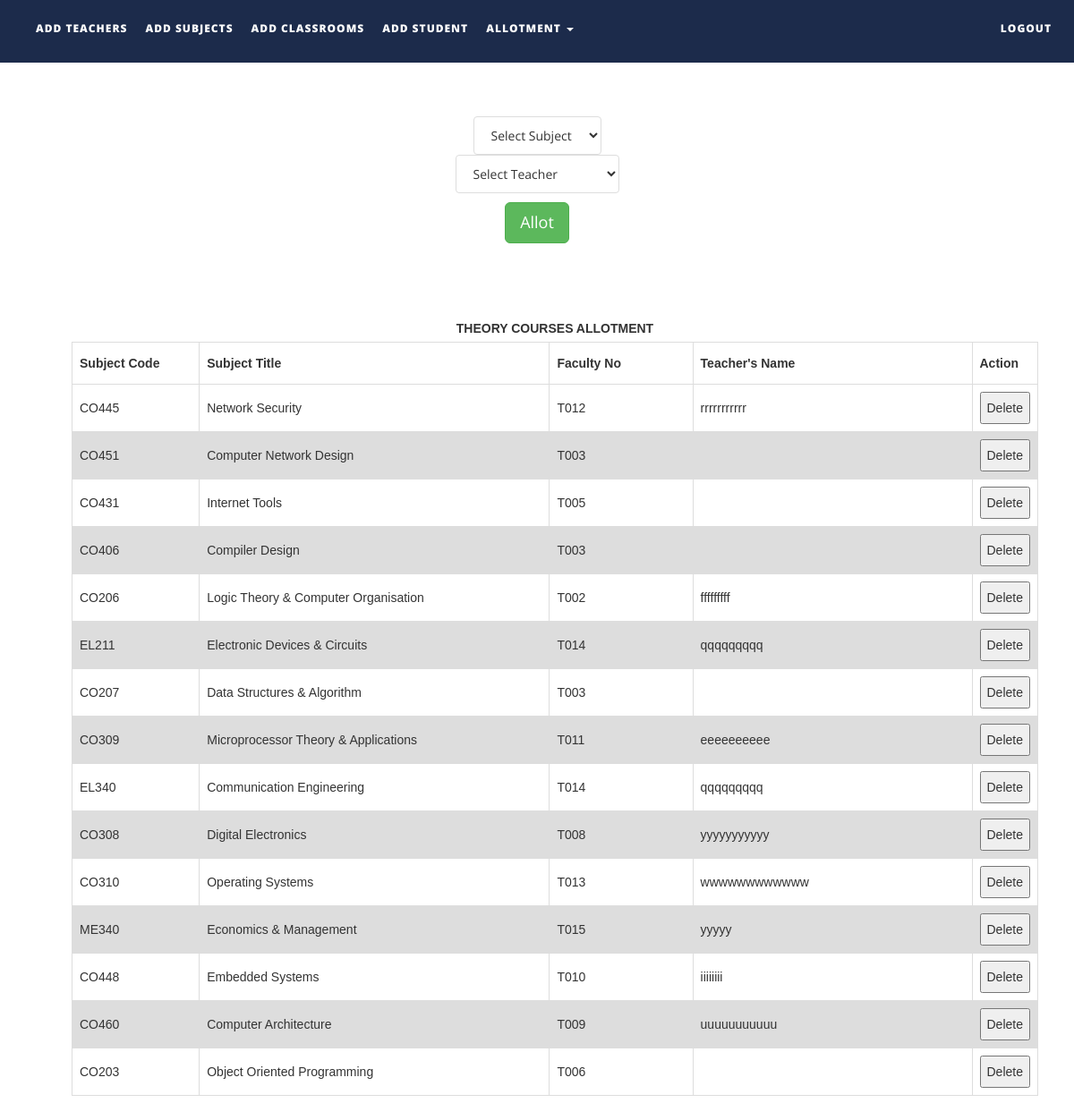
The page /SMS/allotsubjects.php on the database its author committed.
### tables this page shows
CREATE TABLE `subjects` (
  `subject_code` varchar(10) NOT NULL,
  `subject_name` varchar(50) NOT NULL,
  `course_type` varchar(15) NOT NULL,
  `semester` int(1) NOT NULL,
  `department` varchar(50) NOT NULL,
  `isAlloted` int(1) NOT NULL,
  `allotedto` text NOT NULL,
  `allotedto2` text NOT NULL,
  `allotedto3` text NOT NULL
);

CREATE TABLE `teachers` (
  `faculty_number` varchar(10) NOT NULL,
  `name` text NOT NULL,
  `alias` varchar(10) NOT NULL,
  `designation` varchar(30) NOT NULL,
  `contact_number` varchar(15) NOT NULL,
  `emailid` varchar(50) NOT NULL
);

### SMS/allotsubjects.php (the view, shortened to what this page needs)
<!DOCTYPE html>
<html xmlns="http://www.w3.org/1999/xhtml">
<head>
    <link href="assets/css/bootstrap.css" rel="stylesheet"/>
    <link href="assets/css/font-awesome.min.css" rel="stylesheet"/>
    <link href="assets/css/flexslider.css" rel="stylesheet"/>
    <link href="assets/css/style.css" rel="stylesheet"/>
</head>
<body>
<div class="navbar navbar-inverse navbar-fixed-top " id="menu">
    <div class="container">
        <div class="navbar-collapse collapse move-me">
            <ul class="nav navbar-nav navbar-left">
                <li><a href="addteachers.php">ADD TEACHERS</a></li>
                <li><a href="addsubjects.php">ADD SUBJECTS</a></li>
                <li><a href="addclassrooms.php">ADD CLASSROOMS</a></li>
				<li><a href="addstudent.php">ADD STUDENT</a></li>
                <li class="dropdown"><a class="dropdown-toggle" data-toggle="dropdown" aria-expanded="false">ALLOTMENT
                        <span class="caret"></span></a>
                </li>
            </ul>
            <ul class="nav navbar-nav navbar-right">
                <li><a href="index.php">LOGOUT</a></li>
            </ul>
        </div>
    </div>
</div>
<br>
<div align="center">
    <form action="allotmentFormvalidation.php" method="post" style="margin-top: 100px">
        <div style="margin-top: 5px">
            <select name="tobealloted" class="list-group-item">
                <?php
                $q = mysqli_query(mysqli_connect("localhost", "root", "", "ttms"),
                    "SELECT * FROM subjects");
                $row_count = mysqli_num_rows($q);
                if ($row_count) {
                    $mystring = '
         <option selected disabled>Select Subject</option>';
                    while ($row = mysqli_fetch_assoc($q)) {
                        if ($row['isAlloted'] == 1 || $row['course_type'] == "LAB")
                            continue;
                        $mystring .= '<option value="' . $row['subject_code'] . '">' . $row['subject_name'] . '</option>';
                    }
                    echo $mystring;
                }
                ?>
            </select>
        </div>
        <div>
            <select name="toalloted" class="list-group-item">
                <?php
                $q = mysqli_query(mysqli_connect("localhost", "root", "", "ttms"),
                    "SELECT * FROM teachers ");
                $row_count = mysqli_num_rows($q);
                if ($row_count) {
                    $mystring = '
         <option selected disabled>Select Teacher</option>';
                    while ($row = mysqli_fetch_assoc($q)) {
                        $mystring .= '<option value="' . $row['faculty_number'] . '">' . $row['name'] . '</option>';
                    }
                    echo $mystring;
                }
                ?>
            </select>
        </div>
        <div style="margin-top: 10px">
            <button type="submit" class="btn btn-success btn-lg">Allot</button>
        </div>
    </form>
</div>
<table id=allotedsubjectstable>
    <caption><strong>THEORY COURSES ALLOTMENT</strong></caption>
    <tr>
        <th width="150">Subject Code</th>
        <th width=420>Subject Title</th>
        <th width="170">Faculty No</th>
        <th width="330">Teacher's Name</th>
        <th width="40">Action</th>
    </tr>
    <tbody>
    <?php
    $q = mysqli_query(mysqli_connect("localhost", "root", "", "ttms"),
        "SELECT * FROM subjects ");
    while ($row = mysqli_fetch_assoc($q)) {
        if ($row['isAlloted'] == 0 || $row['course_type'] == 'LAB')
            continue;
        $teacher_id = $row['allotedto'];
        $t = mysqli_query(mysqli_connect("localhost", "root", "", "ttms"),
            "SELECT name FROM teachers WHERE faculty_number = '$teacher_id'");
        $trow = mysqli_fetch_assoc($t);
        echo "<tr><td>{$row['subject_code']}</td>
                    <td>{$row['subject_name']}</td>
                    <td>{$row['allotedto']}</td>
                    <td>{$trow['name']}</td>
                   <td>
                    <button>Delete</button></td>
                    </tr>\n";
    }
    ?>
    </tbody>
</table>
</body>
</html>

### SMS/assets/css/style.css (style rules this page uses)
#menu { background-color: rgba(28, 43, 75, 1); color: #fff; font-size: 12px; font-weight: 900; letter-spacing: 1px; min-height: 70px; }
.navbar-inverse { border-color: transparent; }
.navbar-inverse .navbar-nav > li > a, .navbar-inverse .navbar-nav > li > a:hover { color: #FFF; padding: 22px 10px; }

### SMS/allotsubjects.php (style rules this page uses)
table { margin-top: 80px; margin-bottom: 50px; font-family: arial, sans-serif; border-collapse: collapse; margin-left: 80px; width: 90%; }
td, th { border: 1px solid #dddddd; text-align: left; padding: 8px; }
tr:nth-child(even) { background-color: #dddddd; }

### rows shown on the page
subjects: subject_code "CO445", subject_name "Network Security", allotedto "T012", teachers.name "rrrrrrrrrrr"
subjects: subject_code "CO451", subject_name "Computer Network Design", allotedto "T003"
subjects: subject_code "CO431", subject_name "Internet Tools", allotedto "T005"
subjects: subject_code "CO406", subject_name "Compiler Design", allotedto "T003"
subjects: subject_code "CO206", subject_name "Logic Theory & Computer Organisation", allotedto "T002", teachers.name "fffffffff"
subjects: subject_code "EL211", subject_name "Electronic Devices & Circuits", allotedto "T014", teachers.name "qqqqqqqqq"
subjects: subject_code "CO207", subject_name "Data Structures & Algorithm", allotedto "T003"
subjects: subject_code "CO309", subject_name "Microprocessor Theory & Applications", allotedto "T011", teachers.name "eeeeeeeeee"
subjects: subject_code "EL340", subject_name "Communication Engineering", allotedto "T014", teachers.name "qqqqqqqqq"
subjects: subject_code "CO308", subject_name "Digital Electronics", allotedto "T008", teachers.name "yyyyyyyyyyy"
subjects: subject_code "CO310", subject_name "Operating Systems", allotedto "T013", teachers.name "wwwwwwwwwwww"
subjects: subject_code "ME340", subject_name "Economics & Management", allotedto "T015", teachers.name "yyyyy"
subjects: subject_code "CO448", subject_name "Embedded Systems", allotedto "T010", teachers.name "iiiiiiii"
subjects: subject_code "CO460", subject_name "Computer Architecture", allotedto "T009", teachers.name "uuuuuuuuuuu"
subjects: subject_code "CO203", subject_name "Object Oriented Programming", allotedto "T006"
